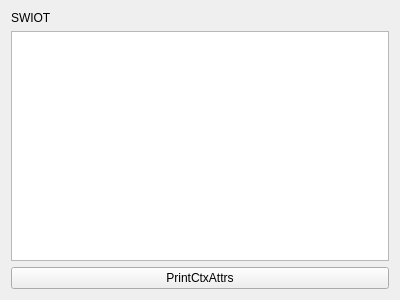
<?xml version="1.0" encoding="UTF-8"?>
<ui version="4.0">
 <class>SWIOTInfoPage</class>
 <widget class="QWidget" name="SWIOTInfoPage">
  <property name="geometry">
   <rect>
    <x>0</x>
    <y>0</y>
    <width>400</width>
    <height>300</height>
   </rect>
  </property>
  <property name="windowTitle">
   <string>Form</string>
  </property>
  <layout class="QVBoxLayout" name="verticalLayout">
   <item>
    <widget class="QLabel" name="label">
     <property name="text">
      <string>SWIOT</string>
     </property>
    </widget>
   </item>
   <item>
    <widget class="QTextBrowser" name="textBrowser"/>
   </item>
   <item>
    <widget class="QPushButton" name="pushButton">
     <property name="text">
      <string>PrintCtxAttrs</string>
     </property>
    </widget>
   </item>
  </layout>
 </widget>
 <resources/>
 <connections/>
</ui>
